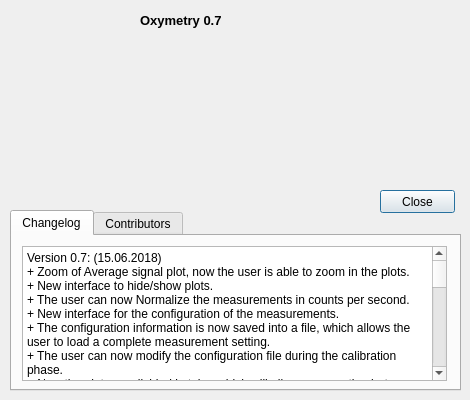
<?xml version="1.0" encoding="UTF-8"?>
<ui version="4.0">
 <class>PanelAbout</class>
 <widget class="QDialog" name="PanelAbout">
  <property name="geometry">
   <rect>
    <x>0</x>
    <y>0</y>
    <width>470</width>
    <height>400</height>
   </rect>
  </property>
  <property name="sizePolicy">
   <sizepolicy hsizetype="Expanding" vsizetype="Preferred">
    <horstretch>0</horstretch>
    <verstretch>0</verstretch>
   </sizepolicy>
  </property>
  <property name="sizeIncrement">
   <size>
    <width>0</width>
    <height>0</height>
   </size>
  </property>
  <property name="windowTitle">
   <string>About Oxymetry</string>
  </property>
  <widget class="QPushButton" name="button_close">
   <property name="geometry">
    <rect>
     <x>380</x>
     <y>190</y>
     <width>75</width>
     <height>23</height>
    </rect>
   </property>
   <property name="text">
    <string>Close</string>
   </property>
   <property name="flat">
    <bool>false</bool>
   </property>
  </widget>
  <widget class="QLabel" name="label_title">
   <property name="geometry">
    <rect>
     <x>140</x>
     <y>10</y>
     <width>311</width>
     <height>21</height>
    </rect>
   </property>
   <property name="font">
    <font>
     <pointsize>10</pointsize>
     <weight>75</weight>
     <bold>true</bold>
    </font>
   </property>
   <property name="text">
    <string>Oxymetry 0.7</string>
   </property>
  </widget>
  <widget class="QLabel" name="label_compiler">
   <property name="geometry">
    <rect>
     <x>140</x>
     <y>40</y>
     <width>310</width>
     <height>20</height>
    </rect>
   </property>
   <property name="sizePolicy">
    <sizepolicy hsizetype="Minimum" vsizetype="Fixed">
     <horstretch>0</horstretch>
     <verstretch>0</verstretch>
    </sizepolicy>
   </property>
   <property name="text">
    <string>&lt;Compiler info&gt;</string>
   </property>
   <property name="alignment">
    <set>Qt::AlignLeading|Qt::AlignLeft|Qt::AlignTop</set>
   </property>
  </widget>
  <widget class="QLabel" name="label_build">
   <property name="geometry">
    <rect>
     <x>140</x>
     <y>60</y>
     <width>311</width>
     <height>21</height>
    </rect>
   </property>
   <property name="text">
    <string>&lt;Build info&gt;</string>
   </property>
   <property name="alignment">
    <set>Qt::AlignLeading|Qt::AlignLeft|Qt::AlignTop</set>
   </property>
  </widget>
  <widget class="QLabel" name="label_copyright">
   <property name="geometry">
    <rect>
     <x>140</x>
     <y>80</y>
     <width>311</width>
     <height>31</height>
    </rect>
   </property>
   <property name="text">
    <string>&lt;Copyright info&gt;</string>
   </property>
   <property name="alignment">
    <set>Qt::AlignLeading|Qt::AlignLeft|Qt::AlignTop</set>
   </property>
  </widget>
  <widget class="QLabel" name="label_license">
   <property name="geometry">
    <rect>
     <x>140</x>
     <y>120</y>
     <width>311</width>
     <height>61</height>
    </rect>
   </property>
   <property name="text">
    <string>&lt;License&gt;</string>
   </property>
   <property name="alignment">
    <set>Qt::AlignLeading|Qt::AlignLeft|Qt::AlignTop</set>
   </property>
  </widget>
  <widget class="QTabWidget" name="tabWidget">
   <property name="geometry">
    <rect>
     <x>10</x>
     <y>210</y>
     <width>451</width>
     <height>181</height>
    </rect>
   </property>
   <property name="currentIndex">
    <number>0</number>
   </property>
   <widget class="QWidget" name="tab">
    <attribute name="title">
     <string>Changelog</string>
    </attribute>
    <widget class="QPlainTextEdit" name="plainTextEdit_changelog">
     <property name="geometry">
      <rect>
       <x>10</x>
       <y>10</y>
       <width>425</width>
       <height>135</height>
      </rect>
     </property>
     <property name="horizontalScrollBarPolicy">
      <enum>Qt::ScrollBarAlwaysOff</enum>
     </property>
     <property name="readOnly">
      <bool>true</bool>
     </property>
     <property name="plainText">
      <string>Version 0.7: (15.06.2018)
+ Zoom of Average signal plot, now the user is able to zoom in the plots.
+ New interface to hide/show plots.
+ The user can now Normalize the measurements in counts per second.
+ New interface for the configuration of the measurements.
+ The configuration information is now saved into a file, which allows the user to load a complete measurement setting.
+ The user can now modify the configuration file during the calibration phase.
+ Now the plots are divided in tabs, which will allow a separation between phases of the measurement.
+ New user interface for the selection of files for validation and calibration called &quot;Analize Data&quot;.
+ More user friendly status bar.
+ The configuration interface now shows more precisely the required time for a measurement, as well as the time of start and end.
+ The user can select a delay in the start of the measurement in the configuration, for example 8 hours of waiting until the measurement starts.
+ The user can change the size of the columns in the Measurement List in order to read the file names more easily.
+ The user can create up to 2 impurities plus the glucose concentration.
+ Loading old data now shows only the needed plots.
+ Now the user has a dialog counting down 5 seconds before the start of the measurements.
+ The average plot shows numerically the average value of the signals.
+ The Maximum DC intensity and it's wavelength are now shown in the FFT plots in the side panel.
- Plot of Concentration prediction in main plots window. It's now present in a different plots tab.
* Several bugs fixed during calibration, measurement and configuration.

Version 0.6.1: (17.01.2018)

+ Plots and GUI elements selection.
+ GUI elements by demand.
+ Plot of Concentration prediction.
+ Update of GUI according to measurements.
+ Non Modal help window.
+ preview Tab now is also updated from Polarimeter tab.
+ Polarimeter plots are now a class.
- Zoom of Average signal plot.

Version 0.6: (22.12.2017)

+ Reintroduced the 32 bit version
+ Improved build process
+ Fluidic toolkit now supports roller pump driven by stepper motor
+ Tabs in panel are now handled as modules
+ Configuration file is now created automatically
+ Inverse Adding-Doubling algorithm is no external program anymore, but integrated as library instead
* Several bug fixes at automatic adjustment of integration time

Version 0.5: (05.12.2017)

Polarimeter Tab:
+ Live FFT in periods of time depending on spectrometer settings.
+ Live Raw signal and live FTT.
+ Live Raw signal during breaks of measurements.
+ Quit oxymetry now closes all running loops and closes the app completely.
+ Information Bar at the botton.
+ Toggle Button for data loading.
+ Clear All option to restart all configurations and plots.
+ Auto change of name of files in measurement profile when changes are made during calibration.
+ Calibration independent of measurement, but could be done with the loaded configuration.
+ Automatic adjustement of plots according to all new settings.
+ Autoadjustment of integration time adapted to calibration.
+ Warnings on adjustement of settings out of range.
+ Auto adjusting of frequency according to selected integration time when needed. As well as a top limit.
- Live Average Raw Signal Display with time dependency. (Not needed).
+ Help button to guide user through the polarimeter tab.
+ When saving data, the old data with thte same name isn't overwrited, instead a new folder date_X is created, where X is a number.
+ When changing Nr Spectra or Frequency values but not pressing enter, the old values are returned to the table cell.
+ Automatic adjustement of axis on Live Raw Signal plot.

Version 0.4.3: (26.10.2017)

Polarimeter Tab:
+ Live Average Raw Signal Display with time dependency.
+ Autoadjust of Plot X and Y axis according to the ploted data.
+ Load of data from FFT file or Raw Data File.
+ Save option of FFT Analyzed Data.
+ Save Graphs to PDF.
+ Measurement Profile Load or Edition.
+ Calibration Option for Polarimeter Tab.
+ Plot of the FFT at the selected wavelength.
+ Raw Signal Plot independent from Preview Tab.
+ Spectra, Integration Time and Averaging Profile are now shown in Measurement Profile.
+ Colored Start/Stop measurement toggle button.
- Disabled preview/polarimeter setup when one preview/polarimeter setup is active.

Version 0.4.2: (08.10.2017)

- Dropped support for 32-bit OS
+ Code cleanup and restructuring

Version 0.4.1: (06.10.2017)

+ Added button for polarimeter setup
+ Implemented FFT data analysis
+ Disabled preview/polarimeter setup when one preview/polarimeter setup is active
+ Modification of polarimeter setup tab panel
+ Toggle button for polarimeter setup
+ File and folder creation when polarimetric measurement starts

Version 0.4.0: (02.10.2017)

+ Added files for polarimeter control
+ Added FFTW library and data folder

Version 0.3.0: (29.09.2017)

* Legend now shows 'unknown' if serial number or readable name of spectrometer are not available
* Fixed spectra count in StoreToRAM files
* Changes of readable name are now accepted
* Disabling/enabling of a device now disables all elements in device item
+ Many code optimizations, especially to the StoreToRAM function and the spectrometer configuration dialog
+ Time-controlled measurements can now be automated via button 'time pattern'
+ The serial number of the device is no longer attached to the file names of StoreToRAM
+ StoreToRAM now supports more than 10000 spectra
+ Wavelengths are shown belong pixel numbers in configuration dialog
+ Combined 'preview start' and 'preview stop' buttons into one single button

Version 0.2.6: (04.09.2017)

* Fixed a bug that prevented data export
+ Increased maximum of StoreToRAM spectra
+ StoreToRAM dialog remembers last path

Version 0.2.5: (14.08.2017)

* Updated AvaSpec library to version 9.6.0.0

Version 0.2.4: (19.06.2017)

+ Support of increased peristaltic pump RPM update rate
+ RPM in fluidic toolbox is now calculated over a period of one second
* Compatibility check for Qt 5.9.0

Version 0.2.3: (14.06.2017)

+ The user must now confirm whether existing files should be overwritten during data export

Version 0.2.2: (29.05.2017)

* Fixed calculation of fluidic circuit rollerpump RPM
* Fixed bug that prevented the first pinch valve from being switched
* Fixed a bug that caused the user to be overwhelmed with error messages when the light source was disconnected during operation
+ Added fluidic circuit auto-connect functionality
+ Added changelog and contributors lists
- Removed message if no spectrometers were found

Version 0.2.1 (24.05.2017):

+ The spectral data from the spectrometers are now stored in separate files
+ Additional information (dynamic dark correction enabled, time and date, ...) is now stored within the saved spectra

Version 0.2:

Initial release</string>
     </property>
    </widget>
   </widget>
   <widget class="QWidget" name="tab_2">
    <attribute name="title">
     <string>Contributors</string>
    </attribute>
    <widget class="QPlainTextEdit" name="plainTextEdit_contributors">
     <property name="geometry">
      <rect>
       <x>10</x>
       <y>10</y>
       <width>425</width>
       <height>135</height>
      </rect>
     </property>
     <property name="horizontalScrollBarPolicy">
      <enum>Qt::ScrollBarAlwaysOff</enum>
     </property>
     <property name="readOnly">
      <bool>true</bool>
     </property>
     <property name="plainText">
      <string>Benjamin Redmer, Cesar Andres Carvajal Arrieta, Torben Kruse, Isabeau Dibbern</string>
     </property>
    </widget>
   </widget>
  </widget>
  <zorder>label_license</zorder>
  <zorder>button_close</zorder>
  <zorder>label_title</zorder>
  <zorder>label_compiler</zorder>
  <zorder>label_build</zorder>
  <zorder>label_copyright</zorder>
  <zorder>tabWidget</zorder>
 </widget>
 <resources/>
 <connections/>
</ui>
